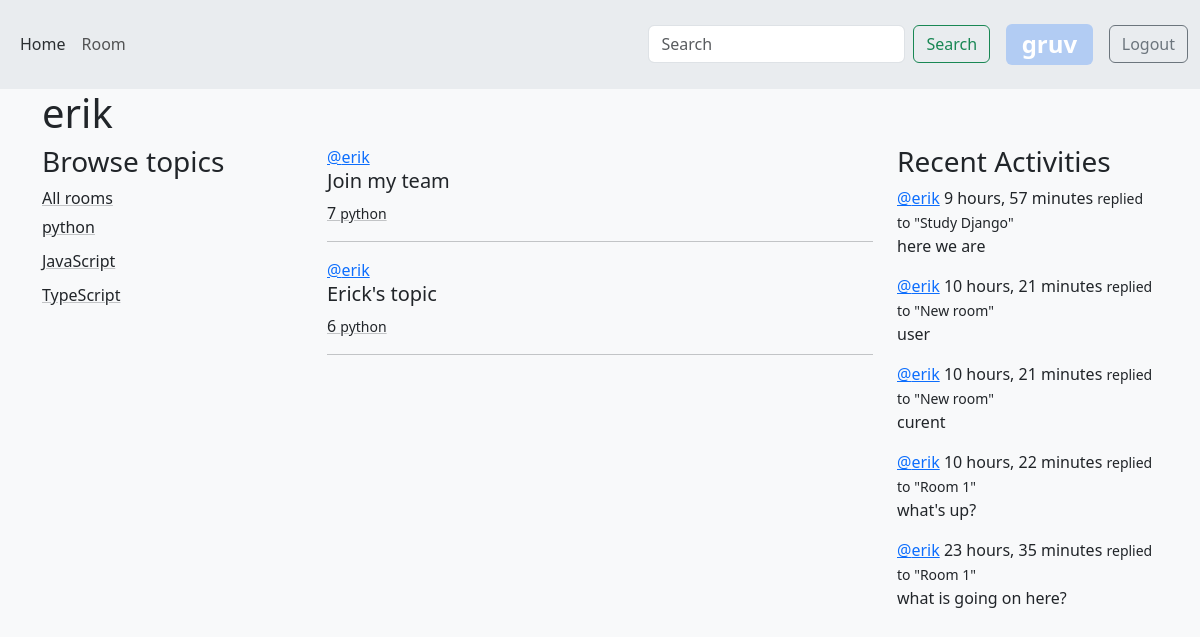
The app's page /profile/2 (signed in) with its own data.
### base/models.py (models this page shows, shortened)
class Topic(models.Model):
    name = models.CharField(max_length=200)

class Room(models.Model):
    host = models.ForeignKey(User, on_delete=SET_NULL, null=True)
    topic = models.ForeignKey(Topic, on_delete=SET_NULL, null=True)
    name = models.CharField(max_length=200)
    description = models.TextField(null=True, blank=True)  #true allows to be empty
    participants = models.ManyToManyField(User, related_name='participants', blank=True)
    updated = models.DateTimeField(auto_now=True)
    created = models.DateTimeField(auto_now_add=True)
    class Meta:
        ordering =  ['-updated', '-created']
    def __str__(self):
        return self.name

class Message(models.Model):
    user = models.ForeignKey(User, on_delete=CASCADE)
    room = models.ForeignKey(Room, on_delete=models.CASCADE)
    body = models.TextField()
    updated = models.DateTimeField(auto_now=True)
    created = models.DateTimeField(auto_now_add=True)
    class Meta:
        ordering =  ['-updated', '-created']
    def __str__(self):
        return self.body[0:50]

### base/views.py (the view)
# urls.py: path('profile/<str:pk>', views.user_profile, name='user-profile'),
def user_profile(req, pk):
    user = User.objects.get(id=pk)
    rooms = user.room_set.all()
    room_messages = user.message_set.all()
    topics = Topic.objects.all()
    context = {
        'user': user,
        'rooms': rooms,
        'room_messages': room_messages,
        'topics': topics,
    }
    return render(req, 'base/profile.html', context)

### base/templates/base/profile.html
{% extends 'index.html' %}
{% block content%}
<h1>{{user.username}}</h1>
<div class="row">
    <div class="col-3">
        {% include 'base/topics_component.html' %}
    </div>
    <div class="col-6">
        {% include 'base/feed_component.html' %}
    </div>
    <div class="col-3">
        {% include 'base/activity_component.html' %}
    </div>
</div>
{% endblock %}

### templates/nav.html (shortened to what this page needs)
<div class="navbar navbar-expand-lg bg-body-secondary">
  <div class="container-fluid">
    <div class="collapse navbar-collapse" id="navbar">
      <ul class="navbar-nav me-auto mb-2 mb-lg-0">
        <li class="nav-item">
          <a class="nav-link text-secondary-emphasis" href="/">Home</a>
        </li>
        <li class="nav-item">
          <a class="nav-link" href="/room">Room</a>
        </li>
        <li class="nav-item">
          <a class="nav-link" href="#"></a>
        </li>
      </ul>
      <form method="GET" action="{% url 'room' %}" class="d-flex" role="search">
        <input
          class="form-control me-2"
          name="q"
          type="search"
          placeholder="Search"
          aria-label="Search"
        />
        <button class="btn btn-outline-success" type="submit">Search</button>
      </form>
      {% if request.user.is_authenticated %}
      <p class="badge m-3 bg-opacity-25 fs-4 text-bg-primary text-wrap">
        {{ request.user.username }}
      </p>
      <div class="btn btn-outline-secondary">
        <a href="{% url 'logout' %}" class="nav-link">Logout</a>
      </div>
      {% else %}
      <div class="btn btn-outline-secondary">
        <a href="{% url 'login' %}" class="nav-link">Login</a>
      </div>
      {% endif %}
    </div>
  </div>
</div>

### base/templates/base/topics_component.html
<h3>Browse topics</h3>
<a
    class="link-underline-opacity-25 link-underline-opacity-100-hover link-dark"
    href="{% url 'room' %}"
>All rooms
</a>
{% for topic in topics %}
<div style="padding-top: 5px; padding-bottom: 5px">
    <a
        class="link-dark link-underline-opacity-25 link-underline-opacity-100-hover"
        href="{% url 'room' %}?q={{topic.name}}"
    >{{ topic.name }}
    </a>
</div>
{% endfor %}

### base/templates/base/feed_component.html (shortened to what this page needs)
{% for room in rooms %}
    <div>
      <a href="{% url 'user-profile' room.host.id %}" class="link-primary">@{{ room.host.username }}</a>
      <h5>{{ room.name }}</h5>
      <a
        class="link-dark link-underline-opacity-25 link-underline-opacity-100-hover"
        href=" {% url 'room_id' room.id %} "
        >{{ room.id }} <small>{{ room.topic.name}}</small></a
      >
      <hr />
    </div>
    {% endfor %}

### base/templates/base/activity_component.html (shortened to what this page needs)
 <h3>Recent Activities</h3>
    {% for message in room_messages %}
    <div class="mb-2">
      <a href="{% url 'user-profile' message.user.id %}" class="link-primary"> @{{message.user}}</a>
        <span> {{message.created|timesince}}</span>
      <small>replied to "{{message.room}}"</small>
      <p>{{message}}</p>
    </div>
    {% endfor %}

### records on screen
Topic: name "python"
Topic: name "JavaScript"
Topic: name "TypeScript"
Room: host.username "erik", name "Join my team", id "7", topic.name "python"
Room: host.username "erik", name "Erick's topic", id "6", topic.name "python"
Message: user "erik", created "9 hours, 57 minutes", room "Study Django", body "here we are"
Message: user "erik", created "10 hours, 21 minutes", room "New room", body "user"
Message: user "erik", created "10 hours, 21 minutes", room "New room", body "curent"
Message: user "erik", created "10 hours, 22 minutes", room "Room 1", body "what's up?"
Message: user "erik", created "23 hours, 35 minutes", room "Room 1", body "what is going on here?"

### other values on screen
{{ request.user.username }} "gruv"
{{ user.username }} "erik"
